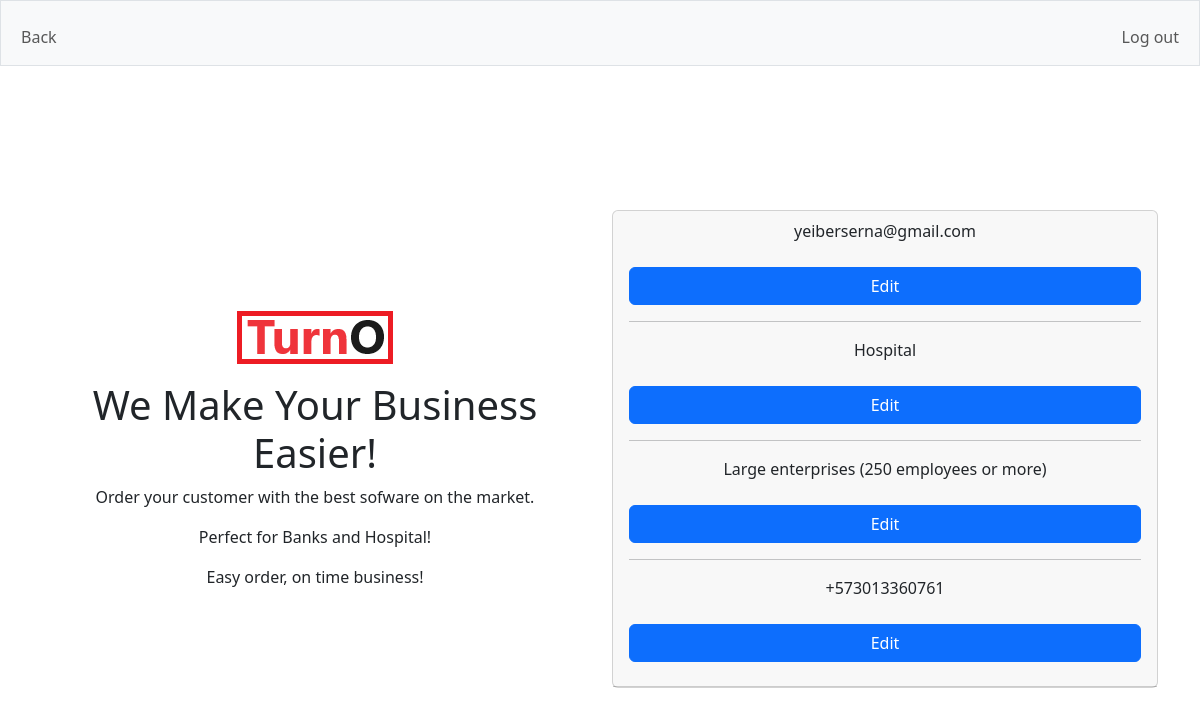
The app's page /profile (signed in), older data.
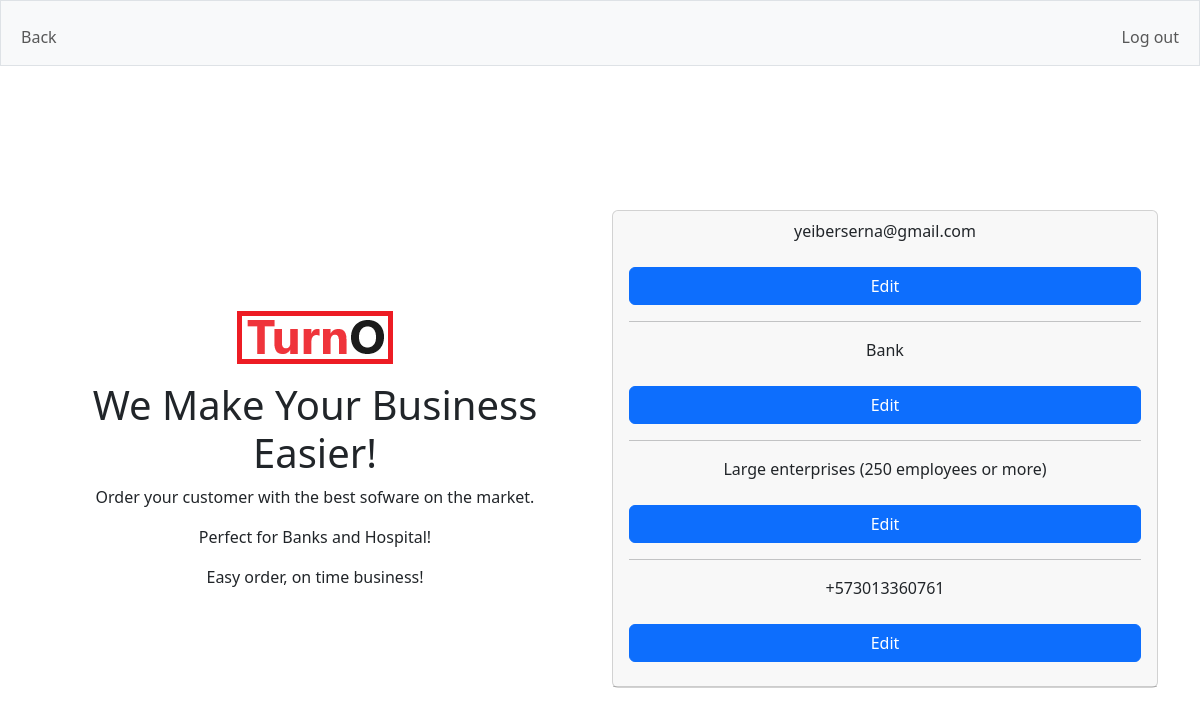
The same page, newer data.
### tables this page shows
CREATE TABLE user (
id INTEGER PRIMARY KEY AUTOINCREMENT,
email TEXT NOT NULL,
hash NOT NULL,
business TEXT NOT NULL,
size TEXT NOT NULL,
phone TEXT NOT NULL,
security TEXT NOT NULL,
answer TEXT NOT NULL,
signupdate TIMESTAMP NOT NULL
);

### app.py (the view, shortened to what this page needs)
@app.route("/profile", methods=["GET","POST"])
def profile():
    id = session.get("user_id")
    user_id = id
    email = request.form.get("email")
    size = request.form.get("size")
    rows = db.execute("SELECT * FROM user WHERE id = ?", user_id)
    return render_template("profile.html", rows=rows)

### app.py (called while the page is built)
@app.after_request
def after_request(response):
    response.headers["Cache-Control"] = "no-cache, no-store, must-revalidate"
    response.headers["Expires"] = 0
    response.headers["Pragma"] = "no-cache"
    return response

### templates/profile.html (shortened to what this page needs)
{% extends "layout.html" %}
    {% block house %}
    <nav class="bg-light border navbar navbar-expand-md navbar-light">
        <div class="container-fluid">
            <div class="collapse navbar-collapse" id="navbar">
                <ul class="navbar-nav me-auto mt-2">
                    <li class="nav-item"><a class="nav-link" href="/home">Back</a></li>
                </ul>
                <ul class="navbar-nav ms-auto mt-2">
                    <li class="nav-item"><a class="nav-link" href="/logout">Log out</a></li>
                </ul>
            </div>
        </div>
    </nav>
    {% endblock %}
    {% block main %}
        <form action="/profile" method="post">
            <div class="row align-items-start">
            </div>
            <div class="row align-items-center">
                <div class="col">
                    <img src="static/turno.png">
                    <h1>We Make Your Business Easier!</h1>
                    <p>Order your customer with the best sofware on the market.</p>
                    <p>Perfect for Banks and Hospital!</p>
                    <p>Easy order, on time business!</p>
                </div>
                <div class="col">
                    <div class="card ">
                        <div class="card-header">
                            {% for row in rows %}
                                <div class="d-grid gap-2">
                                    <p>{{row.email}} </p>
                                    <button class="btn btn-primary" type="submit" name="email" value="1">Edit</button>
                                </div>
                                <hr class="divider">
                                <div class="d-grid gap-2">
                                    <p>{{row.business}}  </p>
                                    <button class="btn btn-primary" type="submit" name="business" value="2">Edit</button>
                                </div>
                                <hr class="divider">
                                <div class="d-grid gap-2">
                                    <p> {{row.size}} </p>
                                    <button class="btn btn-primary" type="submit" name="size" value="3">Edit</button>
                                </div>
                                <hr class="divider">
                                <div class="d-grid gap-2">
                                    <p> {{row.phone}} </p>
                                    <button class="btn btn-primary" type="submit" name="phone" value="4">Edit</button>
                                </div>
                            {% endfor %}
                        </div>
                    </div>
                </div>
            </div>
        </form>
    {% endblock %}

### templates/layout.html (shortened to what this page needs)
<!DOCTYPE html>
<html lang="en">
    <head>
        <link href="https://cdn.jsdelivr.net/npm/bootstrap@5.3.2/dist/css/bootstrap.min.css" rel="stylesheet">
        <link href="/static/styles.css" rel="stylesheet">
    </head>
    <body>
        {% block house %}
        {% endblock %}
        <main class="container py-5 text-center">
            {% block main %}{% endblock %}
        </main>
    </body>
</html>

Row changes from the older to the newer data that the page shows:
changed user "yeiberserna@gmail.com": business "Hospital" → "Bank"
